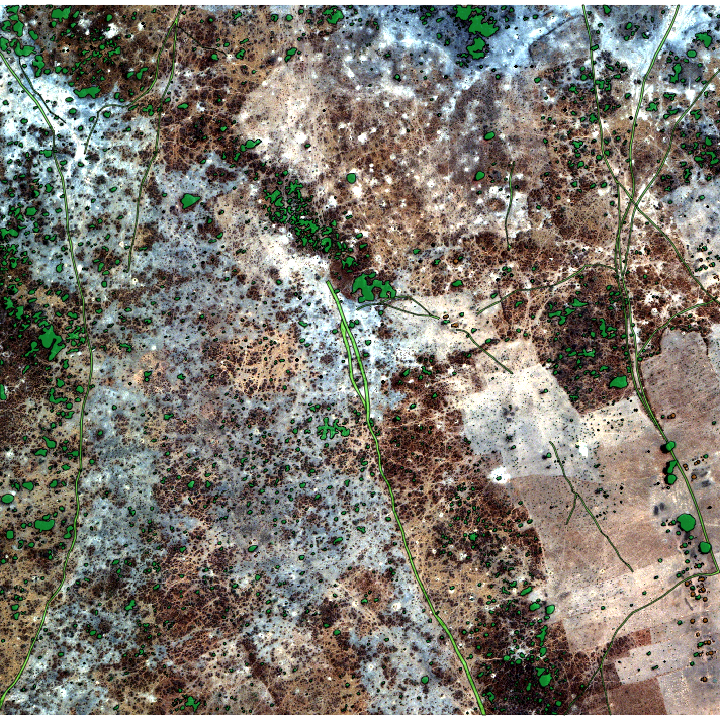
#> input picture images/6010_1_2.png, 720 x 720 px
$ python -i run_unet_keras_named.py   (imports and definitions only)   (older library calls are emulated)
#> lines starting #> are read from the running program, lines starting #| are printed output that depends on the picture
__author__ = "n01z3"

import matplotlib.pyplot as plt
import numpy as np
import cv2
import pandas as pd
from shapely.wkt import loads as wkt_loads
import tifffile as tiff
import os
import random
from keras.models import Model
from keras.layers import Input, merge, Convolution2D, MaxPooling2D, UpSampling2D, Reshape, core, Dropout
from keras.optimizers import Adam
from keras.callbacks import ModelCheckpoint, LearningRateScheduler
from keras import backend as K
from sklearn.metrics import jaccard_similarity_score
from shapely.geometry import MultiPolygon, Polygon
import shapely.wkt
import shapely.affinity
from collections import defaultdict

N_Cls = 10
inDir = 'input/'
# [1 line that did not run here, left out]
# [1 line that did not run here, left out]
SB = pd.read_csv(os.path.join(inDir, 'sample_submission.csv'))
#> (reads output/sample_submission.csv from the repository)
#ISZ = 160
ISZ = 128
smooth = 1e-12
slug = '20band_512'


# [82 lines left out: functions _convert_coordinates_to_raster, _get_xmax_ymin, _get_polygon_list, _get_and_convert_contours, _plot_mask_from_contours, generate_mask_for_image_and_class and 1 more, not called in this run]

def get_image(image_id):
    image_id='6030_2_2'
    filename_M = os.path.join(inDir, 'sixteen_band', '{}_M.tif'.format(image_id))
    img_M = tiff.imread(filename_M)
    img_M2 = np.rollaxis(img_M, 0, 3)
    img_M2_resize = cv2.resize(img_M2, (512, 512))

    filename_A = os.path.join(inDir, 'sixteen_band', '{}_A.tif'.format(image_id))
    img_A = tiff.imread(filename_A)
    img_A2 = np.rollaxis(img_A, 0, 3)
    img_A2_resize = cv2.resize(img_A2, (512, 512))

    filename_P = os.path.join(inDir, 'sixteen_band', '{}_P.tif'.format(image_id))
    img_P2 = tiff.imread(filename_P)
    img_P2_resize = cv2.resize(img_P2, (512, 512))


    filename_RGB = os.path.join(inDir, 'three_band', '{}.tif'.format(image_id))
    img_RGB = tiff.imread(filename_RGB)
    img_RGB2 = np.rollaxis(img_RGB, 0, 3)
    img_RGB2_resize = cv2.resize(img_RGB2, (512, 512))

    img_all = np.zeros((img_RGB2_resize.shape[0],img_RGB2_resize.shape[1],20), 'uint8')
    img_all[..., 0:3] = img_RGB2_resize
    img_all[..., 3] = img_P2_resize
    img_all[..., 4:12] = img_M2_resize
    img_all[..., 12:21] = img_A2_resize

    return img_all


# [385 lines left out: functions stretch_n, jaccard_coef, jaccard_coef_int, stick_all_train, get_patches, make_val and 10 more, not called in this run]


# [10 lines not run here, left out]

>>> import cv2
>>> picture = cv2.imread('images/6010_1_2.png', cv2.IMREAD_GRAYSCALE)
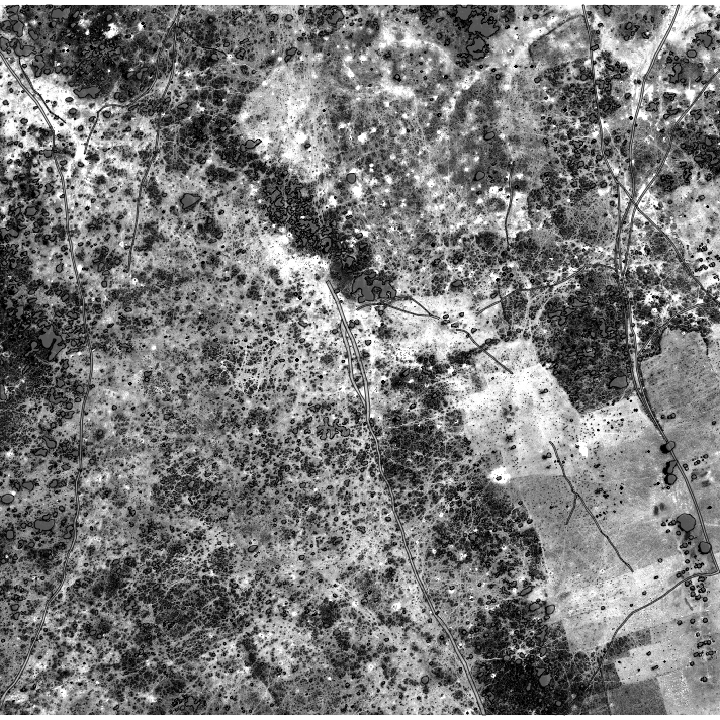
#> picture: shape (720, 720); min 0, max 255, mean 121.6
#> (the run stopped early here; a loop or call above may not have finished)
